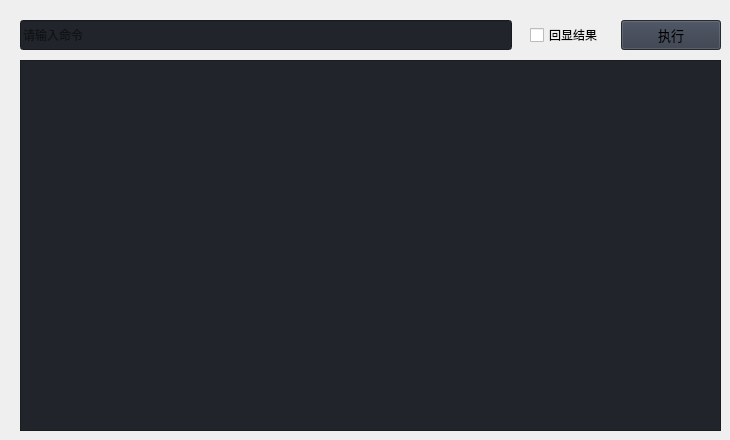
                     <widget class="QWidget" name="command">
                      <widget class="QWidget" name="verticalLayoutWidget">
                       <property name="geometry">
                        <rect>
                         <x>20</x>
                         <y>20</y>
                         <width>701</width>
                         <height>411</height>
                        </rect>
                       </property>
                       <layout class="QVBoxLayout" name="verticalLayout">
                        <property name="spacing">
                         <number>10</number>
                        </property>
                        <item>
                         <layout class="QHBoxLayout" name="horizontalLayout_6">
                          <property name="spacing">
                           <number>18</number>
                          </property>
                          <item>
                           <widget class="QLineEdit" name="commandInput">
                            <property name="sizePolicy">
                             <sizepolicy hsizetype="Expanding" vsizetype="Fixed">
                              <horstretch>0</horstretch>
                              <verstretch>0</verstretch>
                             </sizepolicy>
                            </property>
                            <property name="minimumSize">
                             <size>
                              <width>0</width>
                              <height>30</height>
                             </size>
                            </property>
                            <property name="styleSheet">
                             <string notr="true">background-color: rgb(33, 37, 43);</string>
                            </property>
                            <property name="text">
                             <string/>
                            </property>
                            <property name="placeholderText">
                             <string>请输入命令</string>
                            </property>
                           </widget>
                          </item>
                          <item>
                           <widget class="QCheckBox" name="echoResults">
                            <property name="autoFillBackground">
                             <bool>false</bool>
                            </property>
                            <property name="styleSheet">
                             <string notr="true"/>
                            </property>
                            <property name="text">
                             <string>回显结果</string>
                            </property>
                           </widget>
                          </item>
                          <item>
                           <widget class="QPushButton" name="btn_startCommand">
                            <property name="sizePolicy">
                             <sizepolicy hsizetype="Fixed" vsizetype="Fixed">
                              <horstretch>0</horstretch>
                              <verstretch>0</verstretch>
                             </sizepolicy>
                            </property>
                            <property name="minimumSize">
                             <size>
                              <width>100</width>
                              <height>30</height>
                             </size>
                            </property>
                            <property name="font">
                             <font>
                              <family>Segoe UI</family>
                              <pointsize>10</pointsize>
                              <italic>false</italic>
                              <bold>false</bold>
                             </font>
                            </property>
                            <property name="cursor">
                             <cursorShape>PointingHandCursor</cursorShape>
                            </property>
                            <property name="styleSheet">
                             <string notr="true">background-color: rgb(52, 59, 72);</string>
                            </property>
                            <property name="text">
                             <string>执行</string>
                            </property>
                           </widget>
                          </item>
                         </layout>
                        </item>
                        <item>
                         <widget class="QPlainTextEdit" name="commandResults">
                          <property name="minimumSize">
                           <size>
                            <width>200</width>
                            <height>200</height>
                           </size>
                          </property>
                          <property name="styleSheet">
                           <string notr="true">background-color: rgb(33, 37, 43);</string>
                          </property>
                         </widget>
                        </item>
                       </layout>
                      </widget>
                     </widget>
